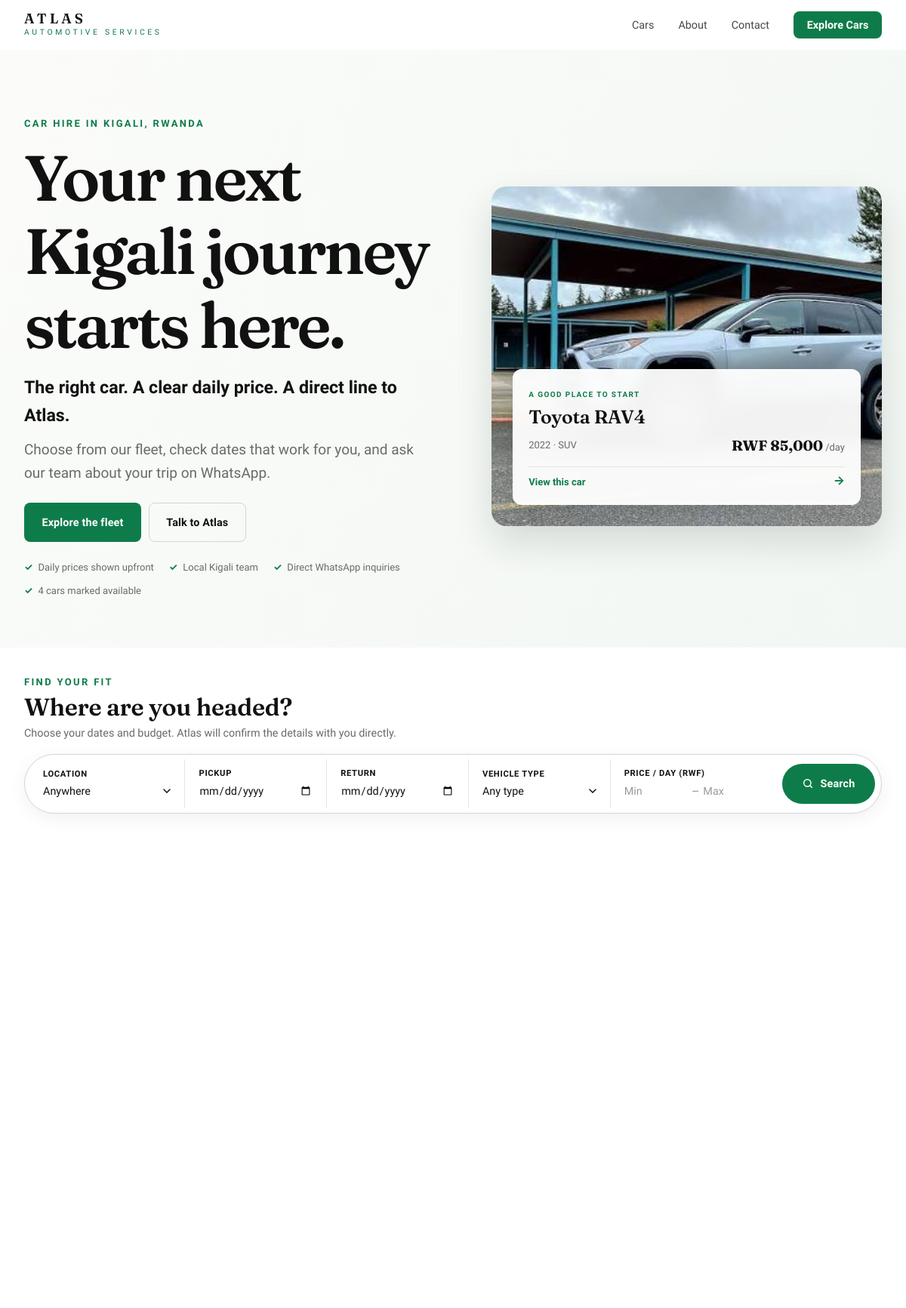
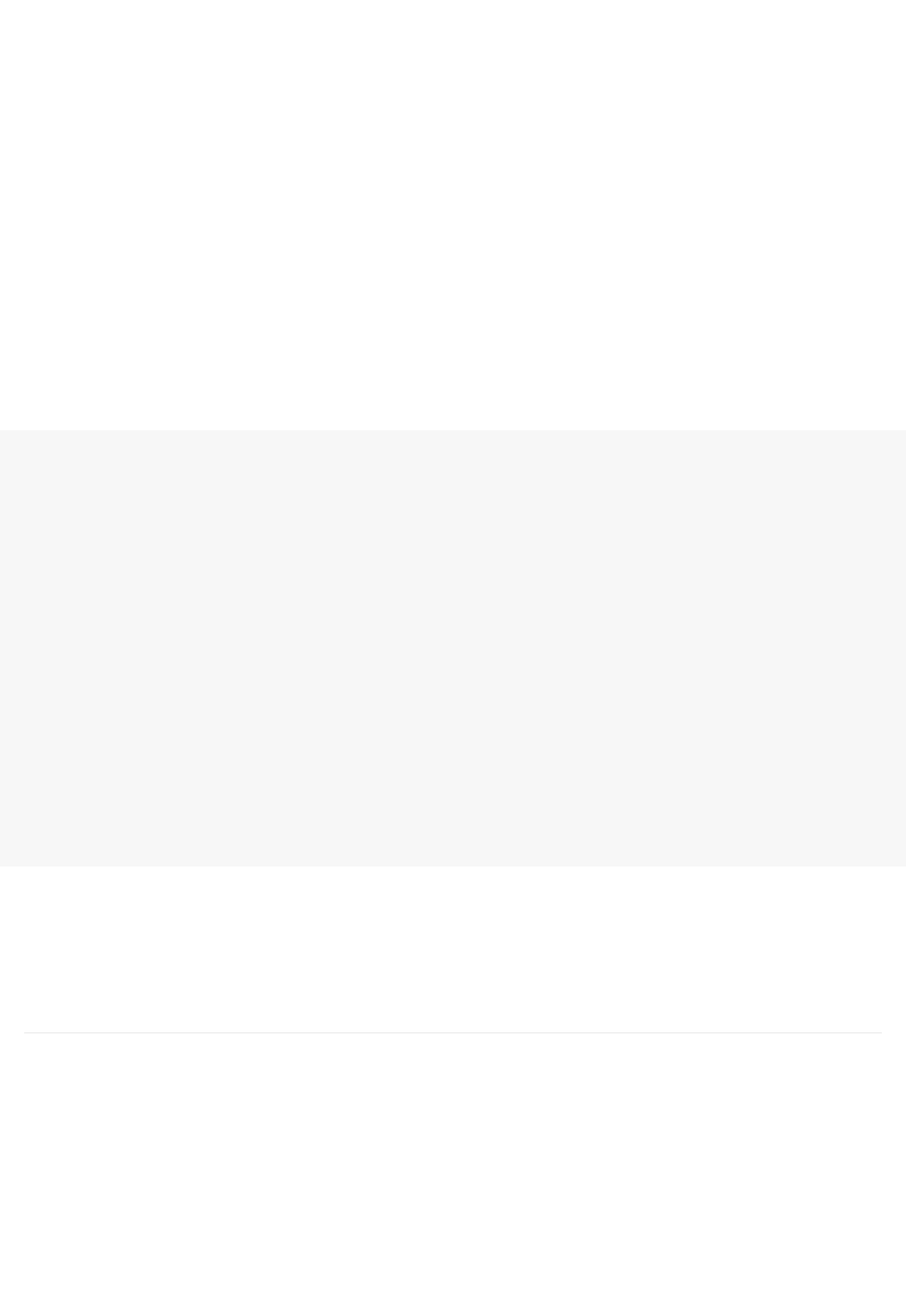
The page / (upper part) on the database its author committed (2 pictures, top to bottom).
### tables this page shows
CREATE TABLE vehicles (
  id                  INT UNSIGNED NOT NULL AUTO_INCREMENT,
  slug                VARCHAR(190) NOT NULL,
  brand               VARCHAR(80)  NOT NULL,
  model               VARCHAR(80)  NOT NULL,
  year                SMALLINT UNSIGNED NOT NULL,
  type                ENUM('SUV','Sedan','Hatchback','Pickup','Van','Coupe','Convertible','Wagon','Minibus') NOT NULL DEFAULT 'SUV',
  price_per_day       DECIMAL(12,2) NOT NULL,
  transmission        ENUM('Automatic','Manual') NOT NULL DEFAULT 'Automatic',
  fuel_type           ENUM('Petrol','Diesel','Hybrid','Electric') NOT NULL DEFAULT 'Petrol',
  seats               TINYINT UNSIGNED NOT NULL DEFAULT 5,
  doors               TINYINT UNSIGNED NOT NULL DEFAULT 4,
  location            VARCHAR(120) NOT NULL,
  description         TEXT NULL,
  availability_status ENUM('available','rented','unavailable') NOT NULL DEFAULT 'available',
  created_at          TIMESTAMP NOT NULL DEFAULT CURRENT_TIMESTAMP,
  updated_at          TIMESTAMP NOT NULL DEFAULT CURRENT_TIMESTAMP ON UPDATE CURRENT_TIMESTAMP,
  PRIMARY KEY (id),
  UNIQUE KEY uq_vehicles_slug (slug),
  KEY idx_vehicles_status (availability_status),
  KEY idx_vehicles_type (type),
  KEY idx_vehicles_location (location),
  KEY idx_vehicles_price (price_per_day)
);

### includes/functions.php (called while the page is built, shortened)
<?php
function url(string $path = '/'): string {
    return rtrim(BASE_URL, '/') . '/' . ltrim($path, '/');
}
function e(?string $v): string {
    return htmlspecialchars((string)$v, ENT_QUOTES | ENT_SUBSTITUTE, 'UTF-8');
}
function money(float|int|string $amount): string {
    return CURRENCY . ' ' . number_format((float)$amount, 0);
}
function vehicle_image_url(?string $url): string {
    $path = parse_url($url, PHP_URL_PATH);
    $rel = '/' . ltrim($path, '/');
    $base = rtrim(BASE_URL, '/');
    $filePath = $base !== '' && str_starts_with($rel, $base . '/') ? substr($rel, strlen($base)) : $rel;
    return $base !== '' && str_starts_with($rel, $base . '/') ? $rel : url($rel);
}

### index.php (shortened to what this page needs)
<?php
require_once __DIR__ . '/includes/functions.php';
require_once __DIR__ . '/includes/whatsapp.php';
$min  = trim($_GET['min_price'] ?? '');
$max  = trim($_GET['max_price'] ?? '');
$pick = trim($_GET['pickup'] ?? '');
$ret  = trim($_GET['return'] ?? '');
$featured = $pdo->query("
    SELECT v.*, (
        SELECT image_url FROM vehicle_images
        WHERE vehicle_id = v.id
        ORDER BY display_order ASC, id ASC LIMIT 1
    ) AS thumb
    FROM vehicles v
    ORDER BY (v.availability_status = 'available') DESC, v.created_at DESC
    LIMIT 6
")->fetchAll();
$heroVehicle = $featured[0] ?? null;
$counts = $pdo->query("
    SELECT
      COUNT(*) AS total,
      SUM(availability_status = 'available') AS available
    FROM vehicles
")->fetch();
require __DIR__ . '/includes/header.php';
?>
<section class="hero">
  <div class="container hero-inner">
    <div class="hero-copy reveal">
      <span class="eyebrow">Car hire in Kigali, Rwanda</span>
      <h1>Your next Kigali journey starts here.</h1>
      <p class="hero-lede">The right car. A clear daily price. A direct line to Atlas.</p>
      <p class="hero-sub">Choose from our fleet, check dates that work for you, and ask our team about your trip on WhatsApp.</p>
      <div class="hero-actions">
        <a class="btn btn--primary" href="<?= url('/cars') ?>">Explore the fleet</a>
        <a class="btn btn--ghost" href="<?= url('/contact') ?>">Talk to Atlas</a>
      </div>
      <ul class="hero-promises" aria-label="What to expect">
        <li>Daily prices shown upfront</li>
        <li>Local Kigali team</li>
        <li>Direct WhatsApp inquiries</li>
        <?php if ((int)$counts['available'] > 0): ?><li><?= (int)$counts['available'] ?> cars marked available</li><?php endif; ?>
      </ul>
    </div>
    <?php if ($heroVehicle): ?>
      <aside class="hero-visual reveal" aria-label="Featured vehicle">
        <img src="<?= e(vehicle_image_url($heroVehicle['thumb'])) ?>" alt="<?= e($heroVehicle['brand'] . ' ' . $heroVehicle['model'] . ' ' . $heroVehicle['year']) ?>" fetchpriority="high">
        <div class="hero-vehicle-card">
          <span class="hero-vehicle-kicker">A good place to start</span>
          <h2><?= e($heroVehicle['brand'] . ' ' . $heroVehicle['model']) ?></h2>
          <div class="hero-vehicle-meta"><span><?= (int)$heroVehicle['year'] ?> · <?= e($heroVehicle['type']) ?></span><strong><?= e(money($heroVehicle['price_per_day'])) ?><small>/day</small></strong></div>
          <a href="<?= e(url('/cars/' . $heroVehicle['slug'])) ?>">View this car <span aria-hidden="true">→</span></a>
        </div>
      </aside>
    <?php else: ?>
      <div class="hero-visual hero-visual--empty" aria-hidden="true"></div>
    <?php endif; ?>
  </div>
</section>
<section class="search-band">
  <div class="container">
    <div class="search-intro"><span class="eyebrow">Find your fit</span><h2>Where are you headed?</h2><p>Choose your dates and budget. Atlas will confirm the details with you directly.</p></div>
    <form class="search-bar" method="get" action="<?= url('/cars') ?>" novalidate>
      <div class="search-field">
        <label for="s-location">Location</label>
        <select id="s-location" name="location">
          <option value="">Anywhere</option>
        </select>
      </div>
      <div class="search-field">
        <label for="s-pickup">Pickup</label>
        <input type="date" id="s-pickup" name="pickup" value="<?= e($pick) ?>" min="<?= date('Y-m-d') ?>">
      </div>
      <div class="search-field">
        <label for="s-return">Return</label>
        <input type="date" id="s-return" name="return" value="<?= e($ret) ?>" min="<?= date('Y-m-d') ?>">
      </div>
      <div class="search-field">
        <label for="s-type">Vehicle type</label>
        <select id="s-type" name="type">
          <option value="">Any type</option>
        </select>
      </div>
      <div class="search-field search-field--price">
        <label>Price / day (RWF)</label>
        <div class="price-pair">
          <input type="number" name="min_price" placeholder="Min" min="0" step="1000" value="<?= e($min) ?>">
          <span>–</span>
          <input type="number" name="max_price" placeholder="Max" min="0" step="1000" value="<?= e($max) ?>">
        </div>
      </div>
      <button class="btn btn--primary search-submit" type="submit" name="search" value="1">
        <svg viewBox="0 0 24 24" fill="none" stroke="currentColor" stroke-width="2.2" stroke-linecap="round" stroke-linejoin="round" aria-hidden="true">
          <circle cx="11" cy="11" r="7"/>
          <line x1="20" y1="20" x2="16.65" y2="16.65"/>
        </svg>
        Search
      </button>
    </form>
  </div>
</section>
<section class="section">
  <div class="container">
    <?php if (!$featured): ?>
      <p class="text-muted">No vehicles listed yet.</p>
    <?php else: ?>
      <div class="car-grid">
      </div>
    <?php endif; ?>
  </div>
</section>
<section class="section section--paper how">
  <div class="container">
    <div class="how-grid">
    </div>
  </div>
</section>
<section class="section why">
  <div class="container">
    <div class="why-grid">
    </div>
  </div>
</section>
<?php require __DIR__ . '/includes/footer.php'; ?>

### rows shown on the page
vehicles: brand+model+year (picture), brand+model "Toyota RAV4", year "2022", type "SUV", price_per_day "RWF 85,000"

### other values the page prints
$counts['available'] "4"
